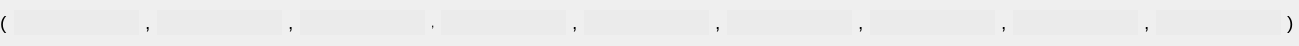
<?xml version="1.0" encoding="UTF-8"?>
<ui version="4.0">
 <class>Tuple9</class>
 <widget class="QWidget" name="Tuple9">
  <property name="geometry">
   <rect>
    <x>0</x>
    <y>0</y>
    <width>1299</width>
    <height>46</height>
   </rect>
  </property>
  <property name="sizePolicy">
   <sizepolicy hsizetype="Expanding" vsizetype="Preferred">
    <horstretch>0</horstretch>
    <verstretch>0</verstretch>
   </sizepolicy>
  </property>
  <property name="windowTitle">
   <string>Form</string>
  </property>
  <layout class="QHBoxLayout" name="horizontalLayout">
   <property name="leftMargin">
    <number>0</number>
   </property>
   <property name="topMargin">
    <number>0</number>
   </property>
   <property name="rightMargin">
    <number>0</number>
   </property>
   <property name="bottomMargin">
    <number>0</number>
   </property>
   <item>
    <widget class="QLabel" name="label_5">
     <property name="text">
      <string>&lt;html&gt;&lt;head/&gt;&lt;body&gt;&lt;p&gt;&lt;span style=&quot; font-size:14pt;&quot;&gt;(&lt;/span&gt;&lt;/p&gt;&lt;/body&gt;&lt;/html&gt;</string>
     </property>
    </widget>
   </item>
   <item>
    <widget class="LECustomTuple" name="lineEditVal_1">
     <property name="sizePolicy">
      <sizepolicy hsizetype="Expanding" vsizetype="Fixed">
       <horstretch>0</horstretch>
       <verstretch>0</verstretch>
      </sizepolicy>
     </property>
     <property name="minimumSize">
      <size>
       <width>0</width>
       <height>25</height>
      </size>
     </property>
     <property name="maximumSize">
      <size>
       <width>805</width>
       <height>16777215</height>
      </size>
     </property>
     <property name="styleSheet">
      <string notr="true">background:rgb(235,235,235);
border:0px;

</string>
     </property>
     <property name="readOnly">
      <bool>false</bool>
     </property>
    </widget>
   </item>
   <item>
    <widget class="QLabel" name="label_6">
     <property name="text">
      <string>&lt;html&gt;&lt;head/&gt;&lt;body&gt;&lt;p&gt;&lt;span style=&quot; font-size:14pt;&quot;&gt;,&lt;/span&gt;&lt;/p&gt;&lt;/body&gt;&lt;/html&gt;</string>
     </property>
    </widget>
   </item>
   <item>
    <widget class="LECustomTuple" name="lineEditVal_2">
     <property name="sizePolicy">
      <sizepolicy hsizetype="Expanding" vsizetype="Fixed">
       <horstretch>0</horstretch>
       <verstretch>0</verstretch>
      </sizepolicy>
     </property>
     <property name="minimumSize">
      <size>
       <width>0</width>
       <height>25</height>
      </size>
     </property>
     <property name="maximumSize">
      <size>
       <width>10000</width>
       <height>16777215</height>
      </size>
     </property>
     <property name="focusPolicy">
      <enum>Qt::StrongFocus</enum>
     </property>
     <property name="styleSheet">
      <string notr="true">background:rgb(235,235,235);
border:0px;</string>
     </property>
    </widget>
   </item>
   <item>
    <widget class="QLabel" name="label_8">
     <property name="text">
      <string>&lt;html&gt;&lt;head/&gt;&lt;body&gt;&lt;p&gt;&lt;span style=&quot; font-size:14pt;&quot;&gt;,&lt;/span&gt;&lt;/p&gt;&lt;/body&gt;&lt;/html&gt;</string>
     </property>
    </widget>
   </item>
   <item>
    <widget class="LECustomTuple" name="lineEditVal_3">
     <property name="sizePolicy">
      <sizepolicy hsizetype="Expanding" vsizetype="Fixed">
       <horstretch>0</horstretch>
       <verstretch>0</verstretch>
      </sizepolicy>
     </property>
     <property name="minimumSize">
      <size>
       <width>0</width>
       <height>25</height>
      </size>
     </property>
     <property name="maximumSize">
      <size>
       <width>10000</width>
       <height>16777215</height>
      </size>
     </property>
     <property name="focusPolicy">
      <enum>Qt::StrongFocus</enum>
     </property>
     <property name="styleSheet">
      <string notr="true">background:rgb(235,235,235);
border:0px;</string>
     </property>
    </widget>
   </item>
   <item>
    <widget class="QLabel" name="label_10">
     <property name="text">
      <string>,</string>
     </property>
    </widget>
   </item>
   <item>
    <widget class="LECustomTuple" name="lineEditVal_4">
     <property name="sizePolicy">
      <sizepolicy hsizetype="Expanding" vsizetype="Fixed">
       <horstretch>0</horstretch>
       <verstretch>0</verstretch>
      </sizepolicy>
     </property>
     <property name="minimumSize">
      <size>
       <width>0</width>
       <height>25</height>
      </size>
     </property>
     <property name="maximumSize">
      <size>
       <width>10000</width>
       <height>16777215</height>
      </size>
     </property>
     <property name="focusPolicy">
      <enum>Qt::StrongFocus</enum>
     </property>
     <property name="styleSheet">
      <string notr="true">background:rgb(235,235,235);
border:0px;</string>
     </property>
    </widget>
   </item>
   <item>
    <widget class="QLabel" name="label_9">
     <property name="text">
      <string>&lt;html&gt;&lt;head/&gt;&lt;body&gt;&lt;p&gt;&lt;span style=&quot; font-size:14pt;&quot;&gt;,&lt;/span&gt;&lt;/p&gt;&lt;/body&gt;&lt;/html&gt;</string>
     </property>
    </widget>
   </item>
   <item>
    <widget class="LECustomTuple" name="lineEditVal_5">
     <property name="sizePolicy">
      <sizepolicy hsizetype="Expanding" vsizetype="Fixed">
       <horstretch>0</horstretch>
       <verstretch>0</verstretch>
      </sizepolicy>
     </property>
     <property name="minimumSize">
      <size>
       <width>0</width>
       <height>25</height>
      </size>
     </property>
     <property name="maximumSize">
      <size>
       <width>10000</width>
       <height>16777215</height>
      </size>
     </property>
     <property name="focusPolicy">
      <enum>Qt::StrongFocus</enum>
     </property>
     <property name="styleSheet">
      <string notr="true">background:rgb(235,235,235);
border:0px;</string>
     </property>
    </widget>
   </item>
   <item>
    <widget class="QLabel" name="label_11">
     <property name="text">
      <string>&lt;html&gt;&lt;head/&gt;&lt;body&gt;&lt;p&gt;&lt;span style=&quot; font-size:14pt;&quot;&gt;,&lt;/span&gt;&lt;/p&gt;&lt;/body&gt;&lt;/html&gt;</string>
     </property>
    </widget>
   </item>
   <item>
    <widget class="LECustomTuple" name="lineEditVal_6">
     <property name="sizePolicy">
      <sizepolicy hsizetype="Expanding" vsizetype="Fixed">
       <horstretch>0</horstretch>
       <verstretch>0</verstretch>
      </sizepolicy>
     </property>
     <property name="minimumSize">
      <size>
       <width>0</width>
       <height>25</height>
      </size>
     </property>
     <property name="maximumSize">
      <size>
       <width>10000</width>
       <height>16777215</height>
      </size>
     </property>
     <property name="focusPolicy">
      <enum>Qt::StrongFocus</enum>
     </property>
     <property name="styleSheet">
      <string notr="true">background:rgb(235,235,235);
border:0px;</string>
     </property>
    </widget>
   </item>
   <item>
    <widget class="QLabel" name="label_12">
     <property name="text">
      <string>&lt;html&gt;&lt;head/&gt;&lt;body&gt;&lt;p&gt;&lt;span style=&quot; font-size:14pt;&quot;&gt;,&lt;/span&gt;&lt;/p&gt;&lt;/body&gt;&lt;/html&gt;</string>
     </property>
    </widget>
   </item>
   <item>
    <widget class="LECustomTuple" name="lineEditVal_7">
     <property name="sizePolicy">
      <sizepolicy hsizetype="Expanding" vsizetype="Fixed">
       <horstretch>0</horstretch>
       <verstretch>0</verstretch>
      </sizepolicy>
     </property>
     <property name="minimumSize">
      <size>
       <width>0</width>
       <height>25</height>
      </size>
     </property>
     <property name="maximumSize">
      <size>
       <width>10000</width>
       <height>16777215</height>
      </size>
     </property>
     <property name="focusPolicy">
      <enum>Qt::StrongFocus</enum>
     </property>
     <property name="styleSheet">
      <string notr="true">background:rgb(235,235,235);
border:0px;</string>
     </property>
    </widget>
   </item>
   <item>
    <widget class="QLabel" name="label_14">
     <property name="text">
      <string>&lt;html&gt;&lt;head/&gt;&lt;body&gt;&lt;p&gt;&lt;span style=&quot; font-size:14pt;&quot;&gt;,&lt;/span&gt;&lt;/p&gt;&lt;/body&gt;&lt;/html&gt;</string>
     </property>
    </widget>
   </item>
   <item>
    <widget class="LECustomTuple" name="lineEditVal_8">
     <property name="sizePolicy">
      <sizepolicy hsizetype="Expanding" vsizetype="Fixed">
       <horstretch>0</horstretch>
       <verstretch>0</verstretch>
      </sizepolicy>
     </property>
     <property name="minimumSize">
      <size>
       <width>0</width>
       <height>25</height>
      </size>
     </property>
     <property name="maximumSize">
      <size>
       <width>10000</width>
       <height>16777215</height>
      </size>
     </property>
     <property name="focusPolicy">
      <enum>Qt::StrongFocus</enum>
     </property>
     <property name="styleSheet">
      <string notr="true">background:rgb(235,235,235);
border:0px;</string>
     </property>
    </widget>
   </item>
   <item>
    <widget class="QLabel" name="label_13">
     <property name="text">
      <string>&lt;html&gt;&lt;head/&gt;&lt;body&gt;&lt;p&gt;&lt;span style=&quot; font-size:14pt;&quot;&gt;,&lt;/span&gt;&lt;/p&gt;&lt;/body&gt;&lt;/html&gt;</string>
     </property>
    </widget>
   </item>
   <item>
    <widget class="LECustomTuple" name="lineEditVal_9">
     <property name="sizePolicy">
      <sizepolicy hsizetype="Expanding" vsizetype="Fixed">
       <horstretch>0</horstretch>
       <verstretch>0</verstretch>
      </sizepolicy>
     </property>
     <property name="minimumSize">
      <size>
       <width>0</width>
       <height>25</height>
      </size>
     </property>
     <property name="maximumSize">
      <size>
       <width>10000</width>
       <height>16777215</height>
      </size>
     </property>
     <property name="focusPolicy">
      <enum>Qt::StrongFocus</enum>
     </property>
     <property name="styleSheet">
      <string notr="true">background:rgb(235,235,235);
border:0px;</string>
     </property>
    </widget>
   </item>
   <item>
    <widget class="QLabel" name="label_7">
     <property name="text">
      <string>&lt;html&gt;&lt;head/&gt;&lt;body&gt;&lt;p&gt;&lt;span style=&quot; font-size:14pt;&quot;&gt;)&lt;/span&gt;&lt;/p&gt;&lt;/body&gt;&lt;/html&gt;</string>
     </property>
    </widget>
   </item>
   <item>
    <spacer name="horizontalSpacer_2">
     <property name="orientation">
      <enum>Qt::Horizontal</enum>
     </property>
     <property name="sizeType">
      <enum>QSizePolicy::Preferred</enum>
     </property>
     <property name="sizeHint" stdset="0">
      <size>
       <width>5</width>
       <height>20</height>
      </size>
     </property>
    </spacer>
   </item>
  </layout>
 </widget>
 <customwidgets>
  <customwidget>
   <class>LECustomTuple</class>
   <extends>QLineEdit</extends>
   <header>gereListe.h</header>
  </customwidget>
 </customwidgets>
 <resources/>
 <connections/>
</ui>
